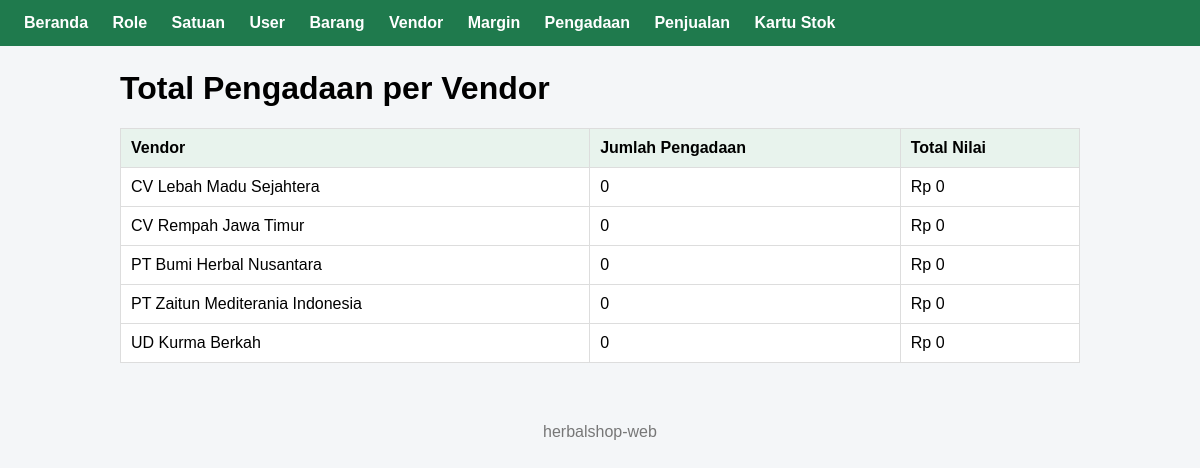
/pages/pengadaan.php, run on the app's committed database.
### tables this page shows
create table vendor( 
idvendor int not null auto_increment, 
nama_vendor varchar(100) not null, 
badan_hukum char(1) not null, 
status char(1) not null default '1',
primary key (idvendor)
);

### pages/pengadaan.php (the view, shortened to what this page needs)
<?php
include __DIR__ . "/../includes/header.php";
$hasil = mysqli_query($conn, "SELECT * FROM v_total_pengadaan_vendor");
?>
<h1>Total Pengadaan per Vendor</h1>
<table>
    <tr>
        <th>Vendor</th>
        <th>Jumlah Pengadaan</th>
        <th>Total Nilai</th>
    </tr>
    <?php while ($row = mysqli_fetch_assoc($hasil)) { ?>
    <tr>
        <td><?= $row['nama_vendor'] ?></td>
        <td><?= $row['jumlah_pengadaan'] ?></td>
        <td>Rp <?= number_format($row['total_nilai'], 0, ',', '.') ?></td>
    </tr>
    <?php } ?>
</table>
<?php include __DIR__ . "/../includes/footer.php"; ?>

### includes/header.php
    <link rel="stylesheet" href="/herbalshop-web/assets/css/style.css">
</head>
<body>
<nav>
    <a href="/herbalshop-web/index.php">Beranda</a>
    <a href="/herbalshop-web/pages/role.php">Role</a>
    <a href="/herbalshop-web/pages/satuan.php">Satuan</a>
    <a href="/herbalshop-web/pages/user.php">User</a>
    <a href="/herbalshop-web/pages/barang.php">Barang</a>
    <a href="/herbalshop-web/pages/vendor.php">Vendor</a>
    <a href="/herbalshop-web/pages/margin.php">Margin</a>
    <a href="/herbalshop-web/pages/pengadaan.php">Pengadaan</a>
    <a href="/herbalshop-web/pages/penjualan.php">Penjualan</a>
    <a href="/herbalshop-web/pages/kartu_stok.php">Kartu Stok</a>
</nav>
<main>

### includes/footer.php
</main>
<footer>
    <p>herbalshop-web</p>
</footer>
</body>
</html>

### assets/css/style.css (style rules this page uses)
body { font-family: Arial, sans-serif; margin: 0; background: #f4f6f8; }
nav { background: #1f7a4d; padding: 14px 24px; }
nav a { color: white; text-decoration: none; margin-right: 20px; font-weight: bold; }
main { max-width: 960px; margin: 24px auto; padding: 0 16px; }
table { width: 100%; border-collapse: collapse; background: white; }
th, td { border: 1px solid #ddd; padding: 10px; text-align: left; }
th { background: #e8f3ed; }
footer { text-align: center; color: #777; padding: 20px; }

### data on the page
vendor: nama_vendor "CV Lebah Madu Sejahtera", jumlah_pengadaan "0", total_nilai "0"
vendor: nama_vendor "CV Rempah Jawa Timur", jumlah_pengadaan "0", total_nilai "0"
vendor: nama_vendor "PT Bumi Herbal Nusantara", jumlah_pengadaan "0", total_nilai "0"
vendor: nama_vendor "PT Zaitun Mediterania Indonesia", jumlah_pengadaan "0", total_nilai "0"
vendor: nama_vendor "UD Kurma Berkah", jumlah_pengadaan "0", total_nilai "0"
